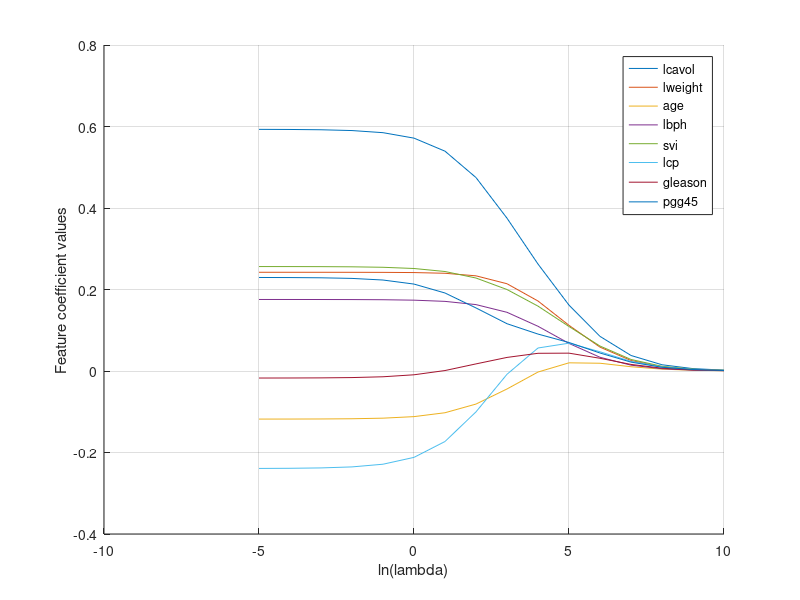
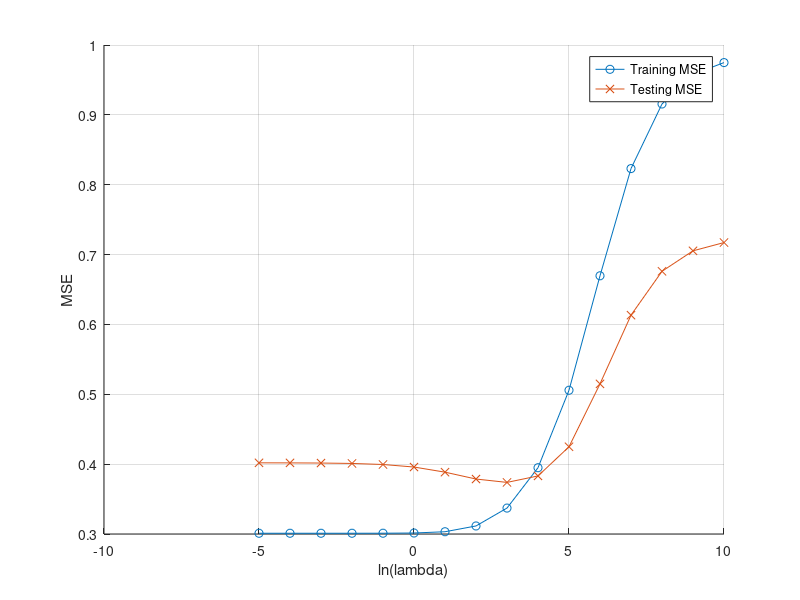

Recreate these plots in MATLAB, in order.
%%%%%%%%%%%%%%%%%%%%%%%%%%%%%%%%%%%%%%%%%%%%%%%%%%%%%%%%%%%%%%%%%%%%%%%%%%%
% ENG EC 503 (Ishwar) Fall 2023
% HW 4.4
% <Your full name and BU email> Wenjun wjz@bu.edu
%%%%%%%%%%%%%%%%%%%%%%%%%%%%%%%%%%%%%%%%%%%%%%%%%%%%%%%%%%%%%%%%%%%%%%%%%%%
% You are always welcome to vectorize your loop!

clear, clc, close all,

%% 4.4 a) Normalization of data

% load data
load prostateStnd.mat
disp('Original Mean of Features:');
disp(mean(Xtrain));
disp('Original Variance of Features:');
disp(var(Xtrain));
disp('Original Mean of Labels:');
disp(mean(ytrain));
disp('Original Variance of Labels:');
disp(var(ytrain));
% obtain mean and stds
mean_vec = mean(Xtrain);
std_vec  = std(Xtrain);
mean_ytrain = mean(ytrain);
std_ytrain = std(ytrain)
% Normalize data:
ytrain_normalized = ((ytrain-mean_ytrain)/std_ytrain);
ytest_normalized  = (ytest-mean_ytrain)/std_ytrain;

Xtrain_normalized = (Xtrain - mean_vec) ./ std_vec;
Xtest_normalized = (Xtest - mean_vec) ./ std_vec;

%% 4.4 b) Train ridge regression model for various lambda (regularization parameter) values

xx = [-5:10];
lambda_vec = exp(xx);
coefficient_mat = zeros(size(Xtrain,2),length(lambda_vec));

disp('Iterating through different lambdas...')
for i = 1:length(lambda_vec)
    fprintf('Progress: %d/%d...\n',i,length(lambda_vec))
    lambda = lambda_vec(i);
    B = ridge(ytrain_normalized,Xtrain_normalized,lambda,0);
    coefficient_mat(:,i) = B(2:end)

end
disp('Done.')


%% 4.4 c) Plotting ridge regression coefficients

figure, grid on; hold on; xlabel('ln(lambda)'), ylabel('Feature coefficient values'); %title('Feature coefficent values for various regularization amounts')
colors = lines(size(coefficient_mat,1));
for i = 1:size(coefficient_mat,1)
    plot(xx,coefficient_mat(i,:),'color',colors(i,:),'DisplayName',names{i});

end
legend('Location','Best');

%% 4.4 d) Plotting MSE values as function of ln(lambda)

train_MSE = zeros(1,length(lambda_vec));
test_MSE  = zeros(1,length(lambda_vec));

for i =1:length(lambda_vec)
    predicted_train = [ones(size(Xtrain_normalized,1),1) Xtrain_normalized] * [0;coefficient_mat(:,i)];
    predicted_test = [ones(size(Xtest_normalized,1),1) Xtest_normalized] * [0;coefficient_mat(:,i)];
    
    train_MSE(i) = mean((predicted_train - ytrain_normalized).^2);
    test_MSE(i) = mean((predicted_test-ytest_normalized).^2);
end

figure, grid on; hold on; xlabel('ln(lambda)'), ylabel('MSE');
plot(xx, train_MSE, '-o', 'DisplayName', 'Training MSE');
plot(xx, test_MSE, '-x', 'DisplayName', 'Testing MSE');
legend('Location', 'Best');






